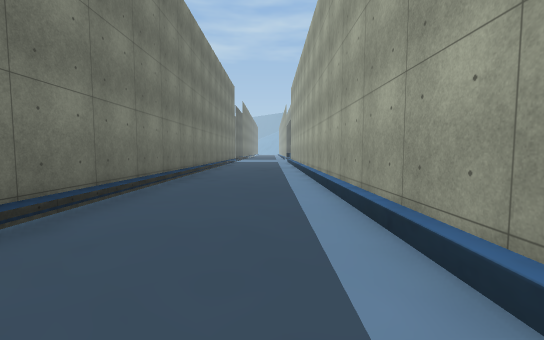
View 1 (above)

24 first-person views from a walk through a Unity game level. The camera is 1.5 m above the floor, tilts 4° down and sees 90° across. The floor is counted in squares, 2 m on a side. Each view is taken from the middle of a square. On the plan, view 1 faces up. The plan holds only what a view shows up to about 10 squares ahead; the rest is blank. The place goes on beyond the plan. The player character is not drawn. Some surface patterns are stand-ins.

View 2
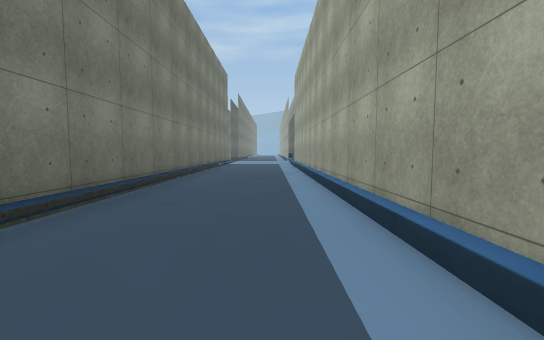

View 3
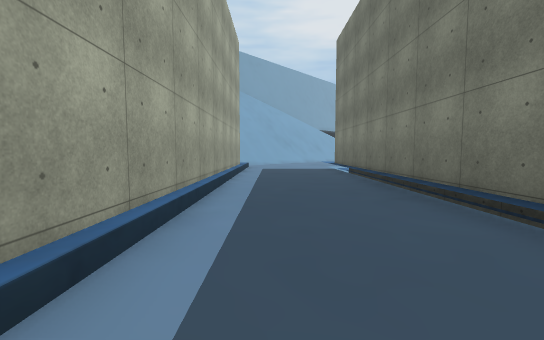

View 4
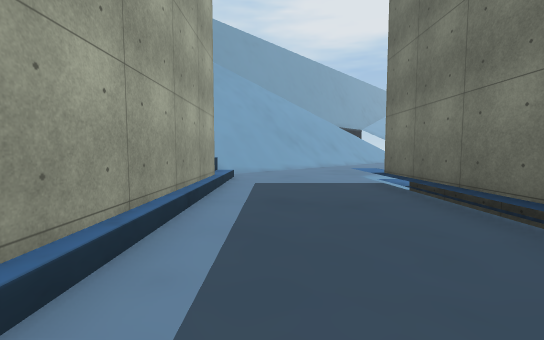

View 5
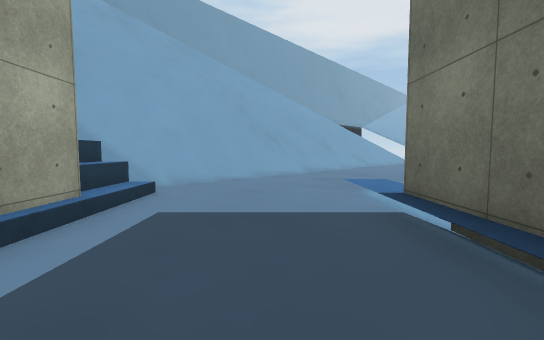

View 6
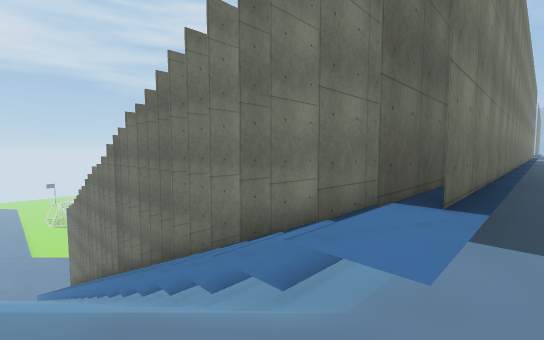

View 7
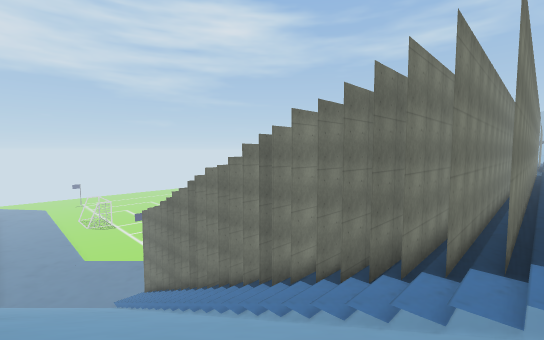

View 8
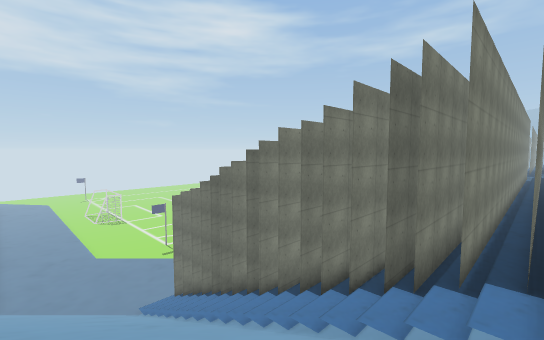

View 9
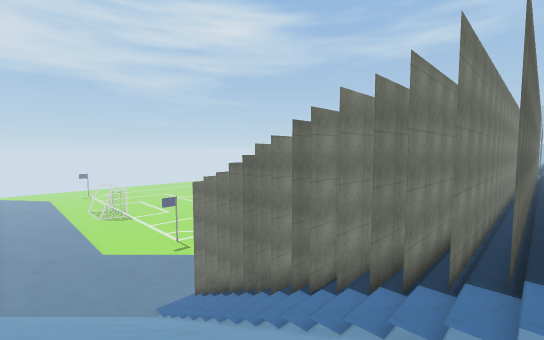

View 10
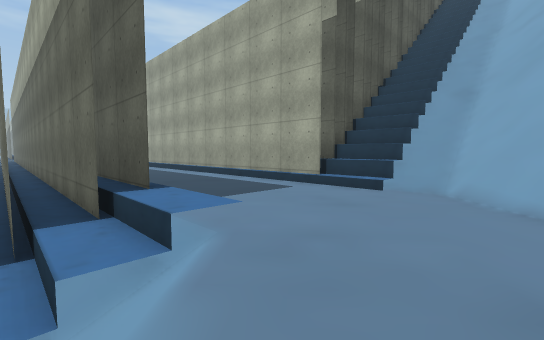

View 11
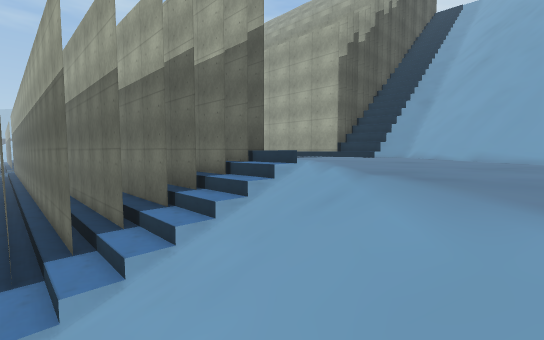

View 12
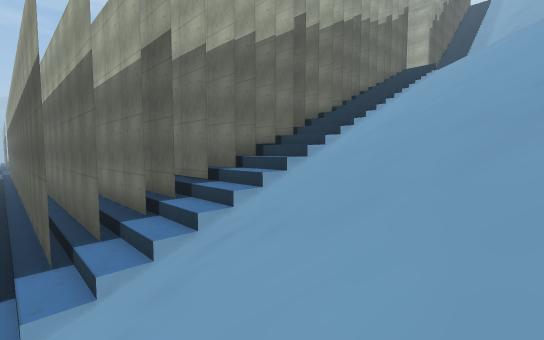

View 13
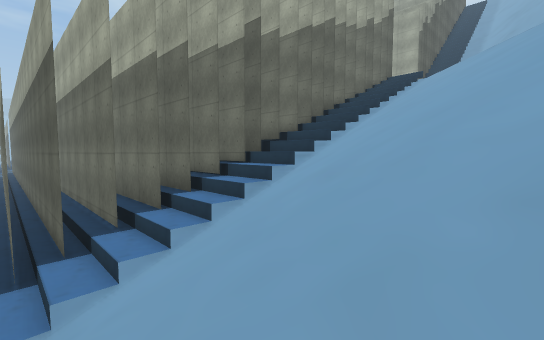

View 14
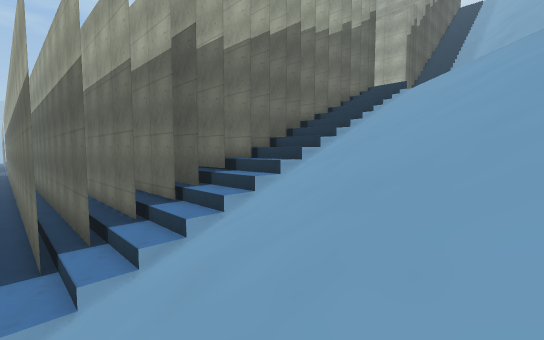

View 15
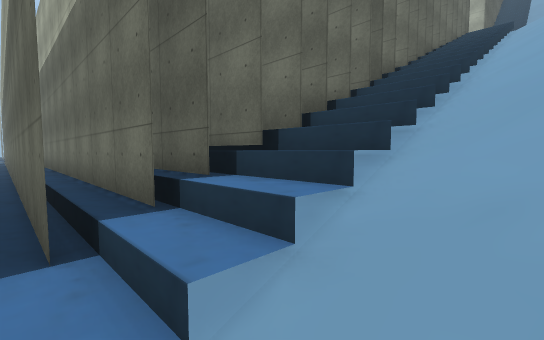

View 16
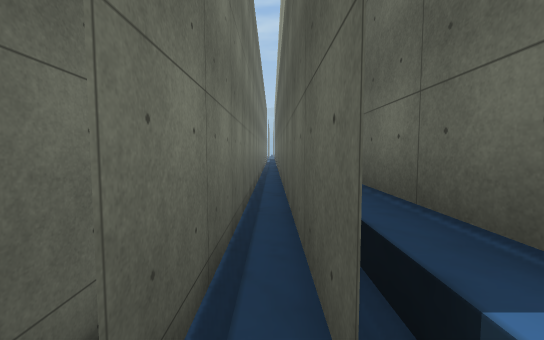

View 17
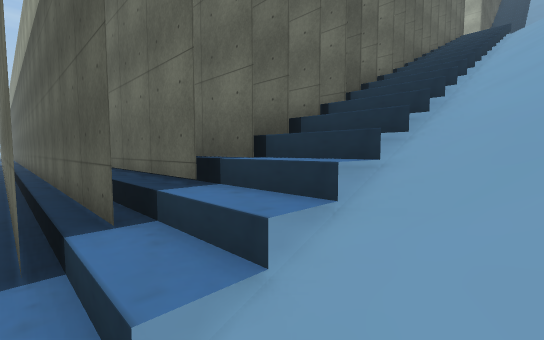

View 18
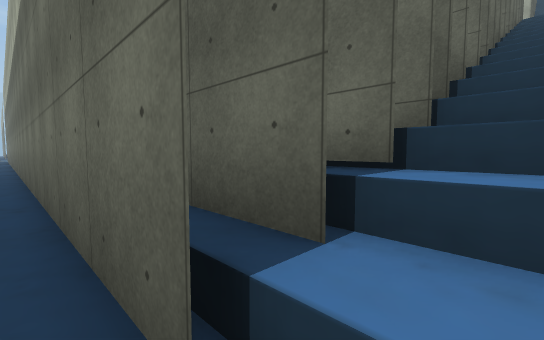

View 19
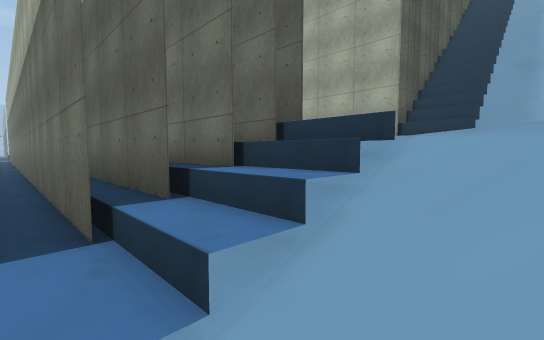

View 20
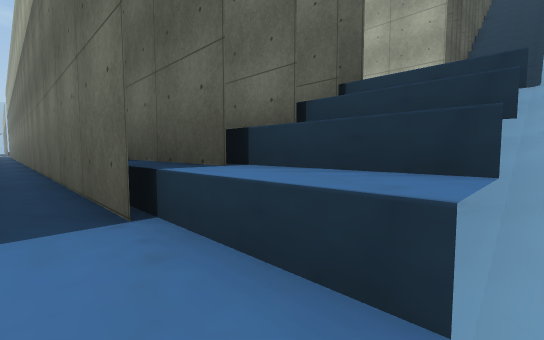

View 21
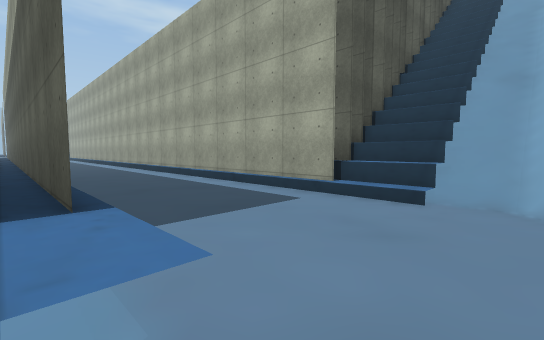

View 22
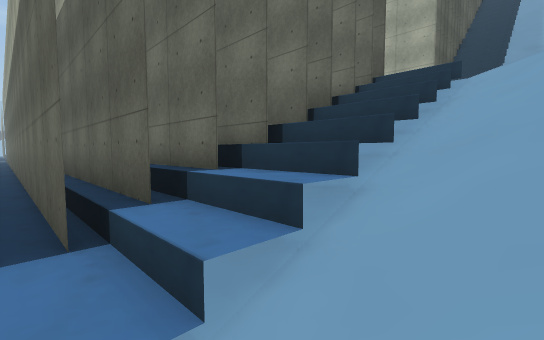

View 23
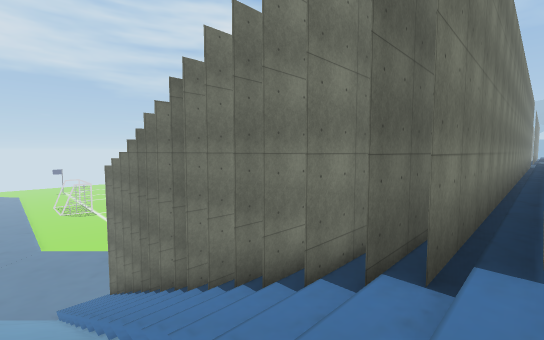

View 24
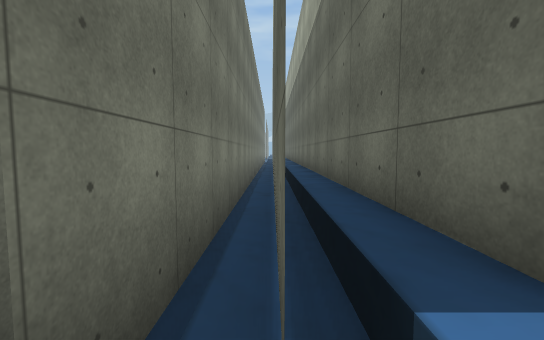

### Floor plan
Key: @ floor where view 1 was taken; # wall or solid block; x gap in a wall; . main floor; - floor 3.75 m lower than the main floor; _ floor 6.25 m lower than the main floor; < floor 8.75 m lower than the main floor; ( floor 9.5 m lower than the main floor; ! floor 11.25 m lower than the main floor; ? floor 11.75 m lower than the main floor; / step, stairs or slope; = window, fence, low wall or low ledge; v drop or lower ground.
Columns run from 19 left of view 1 to 9 right of it. Each row starts with its distance up from view 1.
 13                 #.../#
 12                 #.../#
 11                 #.../#
 10                 #.../#
  9                 #.../#
  8                 #.../#
  7                 #.../#
  6                 #.../#
  5     (#          #.../#
  4     (#  v v  v# #.../#
  3  ?##(# #v v  v# #.../#
  2 #?##(# #vvv  v# #.../#
  1 #?##(# #vvvv v# #.../#
  0 #?##(# #vvvvvv# #..@/#
 -1 #?##(# #vvvvvv# #.../#
 -2 #?##(# #vvvvvv# #.../#
 -3 #?##(# #vvvvvv# #.../#
 -4 #?##(# #vvvvvv# #.../#
 -5 #?##(# #vvvvvv# #.../#
 -6 #?##(###vvvvvv###.../#
 -7 #/##/###_##v#####.../###vx/#
 -8 =/!=/<=v_==-===/=.../====v/=
 -9 =//////=////////=.../=====/=
-10 ////////////////..../########
-11 ///////////////..../###
-12 //////////////..../##
-13 /////////////..../##

Where each view was taken, in squares from view 1:
view 1: 0 up, 0 right, facing up
view 2: 3 up, 0 right, facing up
view 3: 4 up, 0 right, facing down
view 4: 1 down, 0 right, facing down
view 5: 4 down, 1 left, facing down
view 6: 10 down, 2 left, facing up-left
view 7: 13 down, 6 left, facing up-left
view 8: 13 down, 10 left, facing up-left
view 9: 13 down, 12 left, facing up-left
view 10: 11 down, 4 left, facing up-right
view 11: 13 down, 8 left, facing up-right
view 12: 13 down, 19 left, facing up-right
view 13: 13 down, 17 left, facing up-right
view 14: 13 down, 15 left, facing up-right
view 15: 10 down, 18 left, facing up-right
view 16: 8 down, 18 left, facing up
view 17: 10 down, 17 left, facing up-right
view 18: 8 down, 15 left, facing up-right
view 19: 10 down, 6 left, facing up-right
view 20: 9 down, 6 left, facing up-right
view 21: 10 down, 3 left, facing up-right
view 22: 10 down, 9 left, facing up-right
view 23: 10 down, 11 left, facing up-left
view 24: 8 down, 11 left, facing up
